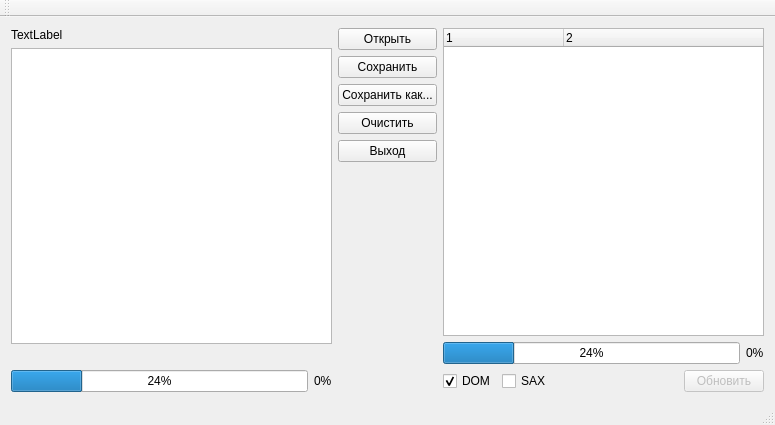
<?xml version="1.0" encoding="UTF-8"?>
<ui version="4.0">
 <class>MainWindow</class>
 <widget class="QMainWindow" name="MainWindow">
  <property name="geometry">
   <rect>
    <x>0</x>
    <y>0</y>
    <width>775</width>
    <height>425</height>
   </rect>
  </property>
  <property name="windowTitle">
   <string>Лабораторная работа №5</string>
  </property>
  <widget class="QWidget" name="centralWidget">
   <layout class="QHBoxLayout" name="horizontalLayout_4">
    <item>
     <layout class="QVBoxLayout" name="verticalLayout">
      <item>
       <widget class="QLabel" name="sourcePathLabel">
        <property name="text">
         <string>TextLabel</string>
        </property>
       </widget>
      </item>
      <item>
       <widget class="QTextEdit" name="textEdit"/>
      </item>
      <item>
       <widget class="QLabel" name="tempFilePathLabel">
        <property name="text">
         <string/>
        </property>
       </widget>
      </item>
      <item>
       <layout class="QHBoxLayout" name="horizontalLayout">
        <item>
         <widget class="QProgressBar" name="tempFileSaveProgressBar">
          <property name="value">
           <number>24</number>
          </property>
         </widget>
        </item>
        <item>
         <widget class="QLabel" name="tempFileSaveLabel">
          <property name="text">
           <string>0%</string>
          </property>
         </widget>
        </item>
       </layout>
      </item>
     </layout>
    </item>
    <item>
     <layout class="QVBoxLayout" name="verticalLayout_2">
      <item>
       <widget class="QPushButton" name="btnOpen">
        <property name="text">
         <string>Открыть</string>
        </property>
       </widget>
      </item>
      <item>
       <widget class="QPushButton" name="btnSave">
        <property name="text">
         <string>Сохранить</string>
        </property>
       </widget>
      </item>
      <item>
       <widget class="QPushButton" name="btnSaveAs">
        <property name="text">
         <string>Сохранить как...</string>
        </property>
       </widget>
      </item>
      <item>
       <widget class="QPushButton" name="btnClear">
        <property name="text">
         <string>Очистить</string>
        </property>
       </widget>
      </item>
      <item>
       <widget class="QPushButton" name="btnExit">
        <property name="text">
         <string>Выход</string>
        </property>
       </widget>
      </item>
      <item>
       <spacer name="verticalSpacer">
        <property name="orientation">
         <enum>Qt::Vertical</enum>
        </property>
        <property name="sizeHint" stdset="0">
         <size>
          <width>20</width>
          <height>40</height>
         </size>
        </property>
       </spacer>
      </item>
     </layout>
    </item>
    <item>
     <layout class="QVBoxLayout" name="verticalLayout_3">
      <item>
       <widget class="QTreeWidget" name="treeWidget">
        <property name="columnCount">
         <number>2</number>
        </property>
        <attribute name="headerDefaultSectionSize">
         <number>120</number>
        </attribute>
        <attribute name="headerMinimumSectionSize">
         <number>90</number>
        </attribute>
        <column>
         <property name="text">
          <string notr="true">1</string>
         </property>
        </column>
        <column>
         <property name="text">
          <string notr="true">2</string>
         </property>
        </column>
       </widget>
      </item>
      <item>
       <layout class="QHBoxLayout" name="horizontalLayout_3">
        <item>
         <widget class="QProgressBar" name="readXMLProgressBar">
          <property name="value">
           <number>24</number>
          </property>
         </widget>
        </item>
        <item>
         <widget class="QLabel" name="readXMLLabel">
          <property name="text">
           <string>0%</string>
          </property>
         </widget>
        </item>
       </layout>
      </item>
      <item>
       <layout class="QHBoxLayout" name="horizontalLayout_2">
        <item>
         <widget class="QCheckBox" name="cbDOM">
          <property name="text">
           <string>DOM</string>
          </property>
          <property name="checked">
           <bool>true</bool>
          </property>
         </widget>
        </item>
        <item>
         <widget class="QCheckBox" name="cbSAX">
          <property name="text">
           <string>SAX</string>
          </property>
         </widget>
        </item>
        <item>
         <spacer name="horizontalSpacer">
          <property name="orientation">
           <enum>Qt::Horizontal</enum>
          </property>
          <property name="sizeHint" stdset="0">
           <size>
            <width>40</width>
            <height>20</height>
           </size>
          </property>
         </spacer>
        </item>
        <item>
         <widget class="QPushButton" name="btnUpdate">
          <property name="enabled">
           <bool>false</bool>
          </property>
          <property name="toolTip">
           <string>Сохраните данные и обновите структуру</string>
          </property>
          <property name="text">
           <string>Обновить</string>
          </property>
         </widget>
        </item>
       </layout>
      </item>
     </layout>
    </item>
   </layout>
  </widget>
  <widget class="QMenuBar" name="menuBar">
   <property name="geometry">
    <rect>
     <x>0</x>
     <y>0</y>
     <width>775</width>
     <height>25</height>
    </rect>
   </property>
  </widget>
  <widget class="QToolBar" name="mainToolBar">
   <attribute name="toolBarArea">
    <enum>TopToolBarArea</enum>
   </attribute>
   <attribute name="toolBarBreak">
    <bool>false</bool>
   </attribute>
  </widget>
  <widget class="QStatusBar" name="statusBar"/>
 </widget>
 <layoutdefault spacing="6" margin="11"/>
 <resources/>
 <connections/>
</ui>
